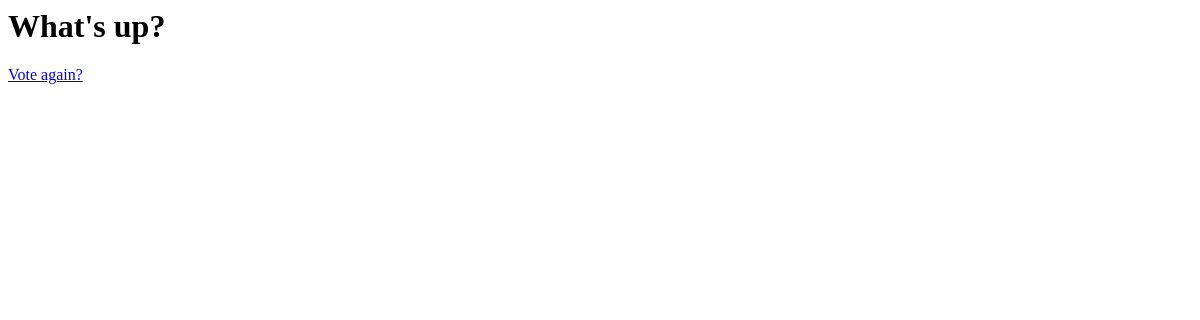
Before: /polls/1/results/ with the older database file.
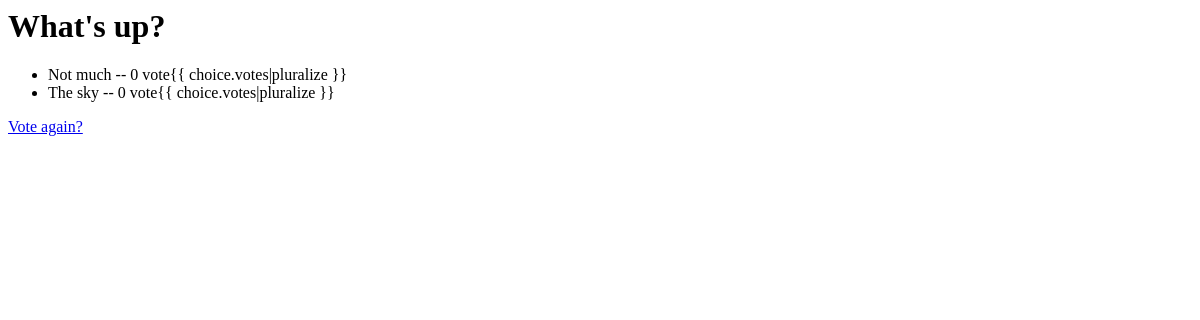
After: the same page with the newer database file.
### polls/models.py (models this page shows, shortened)
class Question(models.Model):
	question_text = models.CharField(max_length=200)
	pub_date = models.DateTimeField('date published')

class Choice(models.Model):
	question = models.ForeignKey(Question, on_delete = models.CASCADE)
	choice_text = models.CharField(max_length=200)
	votes = models.IntegerField(default=0)

### polls/views.py (the view)
# urls.py: url(r'^(?P<question_id>[0-9]+)/results/$', views.results, name=
def results(request, question_id):
	question = get_object_or_404(Question, pk=question_id)
	return render(request, 'polls/results.html', {'question': question})

### polls/templates/polls/results.html
<h1>{{question.question_text}}</h1>
<ul>
{% for choice in question.choice_set.all %}
	<li>{{ choice.choice_text}} -- {{choice.votes}} vote{{
	choice.votes|pluralize }}</li>
{% endfor %}
</ul>
<a href="{% url 'polls:detail' question.id %}">Vote again?</a>

Changed rows visible on the page:
added Choice: choice_text "Not much", votes "0"
added Choice: choice_text "The sky", votes "0"
